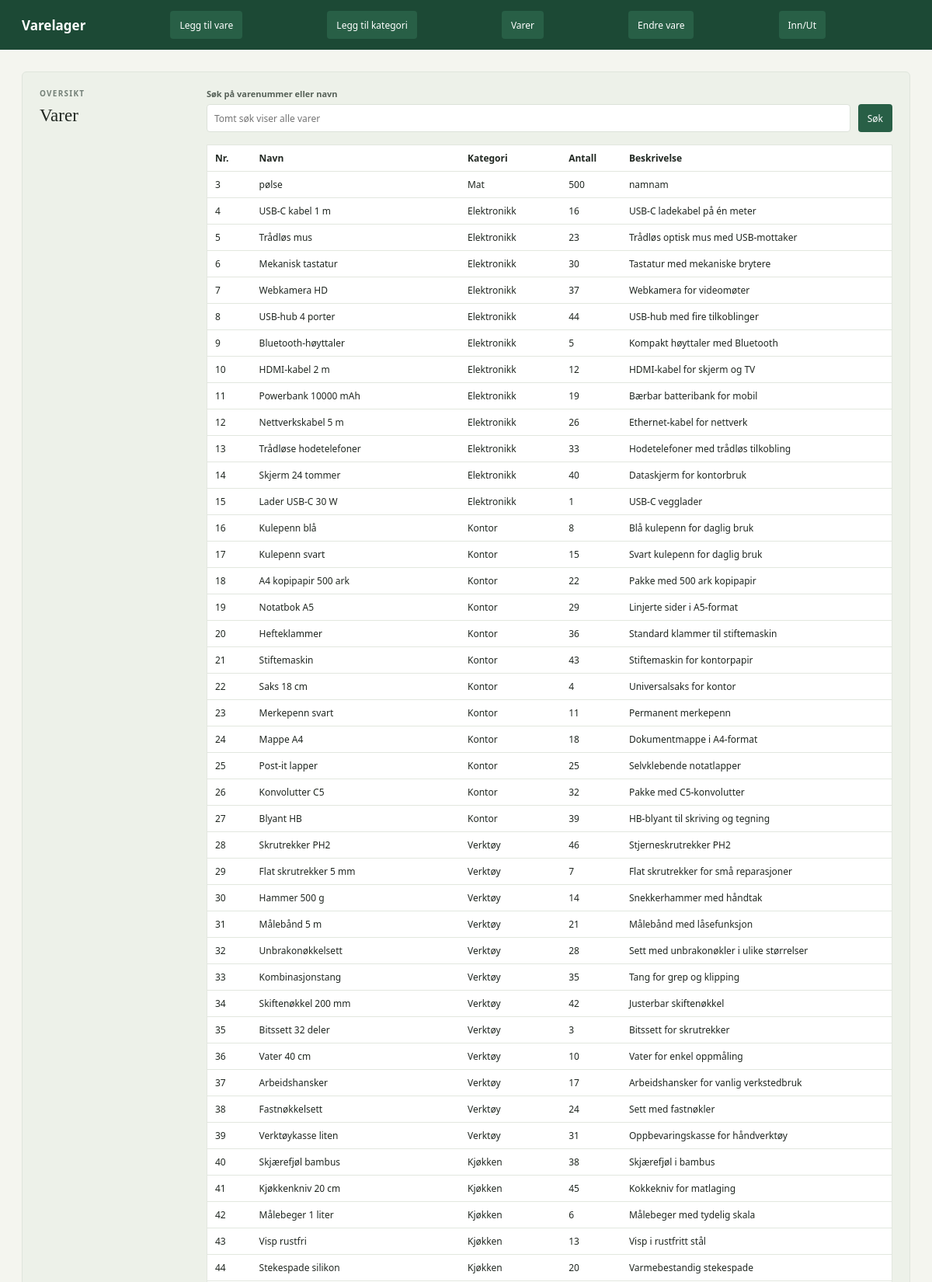
/varer (upper part), run on the app's committed database.
### tables this page shows
CREATE TABLE varer (
        id INTEGER PRIMARY KEY AUTOINCREMENT,
        varenavn TEXT NOT NULL,
        antall_paa_lager INTEGER NOT NULL,
        kategori INT,
        kort_beskrivelse TEXT 
    );

### main.py (the view)
@app.get("/varer")
def visvarer(request: Request, sok: str = ""):
    return templates.TemplateResponse(
        request=request,
        name="varer.html",
        context={"varer": sok_varer(sok.strip()), "sok": sok},
    )

### templates/varer.html
{% extends "base.html" %} {% block content %}
<section class="add-section" aria-labelledby="list-title">
  <div>
    <p class="eyebrow">OVERSIKT</p>
    <h2 id="list-title">Varer</h2>
  </div>
  <div>
    <form id="list-search-form" action="/varer">
      <label class="form-field name-field">
        <span>Søk på varenummer eller navn</span>
        <input
          name="sok"
          type="search"
          value="{{ sok }}"
          placeholder="Tomt søk viser alle varer"
        />
      </label>
      <button class="submit-button" type="submit">Søk</button>
    </form>
    <table class="vare-table">
      <tr>
        <th>Nr.</th>
        <th>Navn</th>
        <th>Kategori</th>
        <th>Antall</th>
        <th>Beskrivelse</th>
      </tr>
      {% for vare in varer|sort (attribute='id') %}
      <tr>
        <td>{{ vare.id }}</td>
        <td>{{ vare.varenavn }}</td>
        <td>{{ vare.kategori }}</td>
        <td>{{ vare.antall_paa_lager }}</td>
        <td>{{ vare.kort_beskrivelse }}</td>
      </tr>
      {% else %}
      <tr>
        <td colspan="5">Fant ingen varer.</td>
      </tr>
      {% endfor %}
    </table>
  </div>
</section>
{% endblock %}

### static/style.css (style rules this page uses)
:root { color-scheme: light; --ink: #202721; --muted: #748078; --line: #e2e7df; --paper: #ffffff; --canvas: #f4f5ef; --green: #285f46; --green-dark: #1c4935; --lime: #dce986; --red: #a64035; font-family: "Avenir Next", Avenir, "Segoe UI", sans-serif; color: var(--ink); background: var(--canvas); font-synthesis: none; text-rendering: optimizeLegibility; }
* { box-sizing: border-box; }
body { margin: 0; min-width: 320px; background: var(--canvas); }
button, input, select { font: inherit; }
button { cursor: pointer; }
.eyebrow { margin: 0 0 9px; color: var(--muted); font-size: 10px; font-weight: 700; letter-spacing: 1.25px; }
h1, h2, p { margin-top: 0; }
h2 { margin-bottom: 0; font-family: Georgia, "Times New Roman", serif; font-size: 23px; font-weight: 500; letter-spacing: 0; }
.form-field input, .form-field select { width: 100%; height: 39px; border: 1px solid #dce2d9; border-radius: 4px; outline: none; background: var(--paper); color: var(--ink); font-size: 13px; }
.add-section { display: grid; grid-template-columns: 190px 1fr; gap: 25px; align-items: start; margin-top: 28px; padding: 20px 22px; border: 1px solid #dfe5dc; border-radius: 6px; background: #edf1e9; }
.form-field { display: grid; gap: 6px; min-width: 0; }
.form-field > span { color: #566158; font-size: 11px; font-weight: 600; }
.form-field input, .form-field select { height: 36px; padding: 0 9px; font-size: 12px; }
.submit-button { height: 36px; border: 0; border-radius: 4px; padding: 0 12px; background: var(--green); color: #fff; font-size: 12px; white-space: nowrap; }
#list-search-form { display: grid; grid-template-columns: 1fr auto; gap: 10px; align-items: end; margin-bottom: 16px; }
.vare-table { width: 100%; border-collapse: collapse; background: var(--paper); border: 1px solid var(--line); border-radius: 4px; font-size: 12px; }
.vare-table th, .vare-table td { padding: 8px 10px; border-bottom: 1px solid var(--line); text-align: left; }

### data on the page
varer: id "3", varenavn "pølse", kategori "Mat", antall_paa_lager "500", kort_beskrivelse "namnam"
varer: id "4", varenavn "USB-C kabel 1 m", kategori "Elektronikk", antall_paa_lager "16", kort_beskrivelse "USB-C ladekabel på én meter"
varer: id "5", varenavn "Trådløs mus", kategori "Elektronikk", antall_paa_lager "23", kort_beskrivelse "Trådløs optisk mus med USB-mottaker"
varer: id "6", varenavn "Mekanisk tastatur", kategori "Elektronikk", antall_paa_lager "30", kort_beskrivelse "Tastatur med mekaniske brytere"
varer: id "7", varenavn "Webkamera HD", kategori "Elektronikk", antall_paa_lager "37", kort_beskrivelse "Webkamera for videomøter"
varer: id "8", varenavn "USB-hub 4 porter", kategori "Elektronikk", antall_paa_lager "44", kort_beskrivelse "USB-hub med fire tilkoblinger"
varer: id "9", varenavn "Bluetooth-høyttaler", kategori "Elektronikk", antall_paa_lager "5", kort_beskrivelse "Kompakt høyttaler med Bluetooth"
varer: id "10", varenavn "HDMI-kabel 2 m", kategori "Elektronikk", antall_paa_lager "12", kort_beskrivelse "HDMI-kabel for skjerm og TV"
varer: id "11", varenavn "Powerbank 10000 mAh", kategori "Elektronikk", antall_paa_lager "19", kort_beskrivelse "Bærbar batteribank for mobil"
varer: id "12", varenavn "Nettverkskabel 5 m", kategori "Elektronikk", antall_paa_lager "26", kort_beskrivelse "Ethernet-kabel for nettverk"
varer: id "13", varenavn "Trådløse hodetelefoner", kategori "Elektronikk", antall_paa_lager "33", kort_beskrivelse "Hodetelefoner med trådløs tilkobling"
varer: id "14", varenavn "Skjerm 24 tommer", kategori "Elektronikk", antall_paa_lager "40", kort_beskrivelse "Dataskjerm for kontorbruk"
varer: id "15", varenavn "Lader USB-C 30 W", kategori "Elektronikk", antall_paa_lager "1", kort_beskrivelse "USB-C vegglader"
varer: id "16", varenavn "Kulepenn blå", kategori "Kontor", antall_paa_lager "8", kort_beskrivelse "Blå kulepenn for daglig bruk"
varer: id "17", varenavn "Kulepenn svart", kategori "Kontor", antall_paa_lager "15", kort_beskrivelse "Svart kulepenn for daglig bruk"
varer: id "18", varenavn "A4 kopipapir 500 ark", kategori "Kontor", antall_paa_lager "22", kort_beskrivelse "Pakke med 500 ark kopipapir"
varer: id "19", varenavn "Notatbok A5", kategori "Kontor", antall_paa_lager "29", kort_beskrivelse "Linjerte sider i A5-format"
varer: id "20", varenavn "Hefteklammer", kategori "Kontor", antall_paa_lager "36", kort_beskrivelse "Standard klammer til stiftemaskin"
varer: id "21", varenavn "Stiftemaskin", kategori "Kontor", antall_paa_lager "43", kort_beskrivelse "Stiftemaskin for kontorpapir"
varer: id "22", varenavn "Saks 18 cm", kategori "Kontor", antall_paa_lager "4", kort_beskrivelse "Universalsaks for kontor"
varer: id "23", varenavn "Merkepenn svart", kategori "Kontor", antall_paa_lager "11", kort_beskrivelse "Permanent merkepenn"
varer: id "24", varenavn "Mappe A4", kategori "Kontor", antall_paa_lager "18", kort_beskrivelse "Dokumentmappe i A4-format"
varer: id "25", varenavn "Post-it lapper", kategori "Kontor", antall_paa_lager "25", kort_beskrivelse "Selvklebende notatlapper"
varer: id "26", varenavn "Konvolutter C5", kategori "Kontor", antall_paa_lager "32", kort_beskrivelse "Pakke med C5-konvolutter"
varer: id "27", varenavn "Blyant HB", kategori "Kontor", antall_paa_lager "39", kort_beskrivelse "HB-blyant til skriving og tegning"
varer: id "28", varenavn "Skrutrekker PH2", kategori "Verktøy", antall_paa_lager "46", kort_beskrivelse "Stjerneskrutrekker PH2"
varer: id "29", varenavn "Flat skrutrekker 5 mm", kategori "Verktøy", antall_paa_lager "7", kort_beskrivelse "Flat skrutrekker for små reparasjoner"
varer: id "30", varenavn "Hammer 500 g", kategori "Verktøy", antall_paa_lager "14", kort_beskrivelse "Snekkerhammer med håndtak"
varer: id "31", varenavn "Målebånd 5 m", kategori "Verktøy", antall_paa_lager "21", kort_beskrivelse "Målebånd med låsefunksjon"
varer: id "32", varenavn "Unbrakonøkkelsett", kategori "Verktøy", antall_paa_lager "28", kort_beskrivelse "Sett med unbrakonøkler i ulike størrelser"
varer: id "33", varenavn "Kombinasjonstang", kategori "Verktøy", antall_paa_lager "35", kort_beskrivelse "Tang for grep og klipping"
varer: id "34", varenavn "Skiftenøkkel 200 mm", kategori "Verktøy", antall_paa_lager "42", kort_beskrivelse "Justerbar skiftenøkkel"
varer: id "35", varenavn "Bitssett 32 deler", kategori "Verktøy", antall_paa_lager "3", kort_beskrivelse "Bitssett for skrutrekker"
varer: id "36", varenavn "Vater 40 cm", kategori "Verktøy", antall_paa_lager "10", kort_beskrivelse "Vater for enkel oppmåling"
varer: id "37", varenavn "Arbeidshansker", kategori "Verktøy", antall_paa_lager "17", kort_beskrivelse "Arbeidshansker for vanlig verkstedbruk"
varer: id "38", varenavn "Fastnøkkelsett", kategori "Verktøy", antall_paa_lager "24", kort_beskrivelse "Sett med fastnøkler"
varer: id "39", varenavn "Verktøykasse liten", kategori "Verktøy", antall_paa_lager "31", kort_beskrivelse "Oppbevaringskasse for håndverktøy"
varer: id "40", varenavn "Skjærefjøl bambus", kategori "Kjøkken", antall_paa_lager "38", kort_beskrivelse "Skjærefjøl i bambus"
varer: id "41", varenavn "Kjøkkenkniv 20 cm", kategori "Kjøkken", antall_paa_lager "45", kort_beskrivelse "Kokkekniv for matlaging"
varer: id "42", varenavn "Målebeger 1 liter", kategori "Kjøkken", antall_paa_lager "6", kort_beskrivelse "Målebeger med tydelig skala"
varer: id "43", varenavn "Visp rustfri", kategori "Kjøkken", antall_paa_lager "13", kort_beskrivelse "Visp i rustfritt stål"
varer: id "44", varenavn "Stekespade silikon", kategori "Kjøkken", antall_paa_lager "20", kort_beskrivelse "Varmebestandig stekespade"
